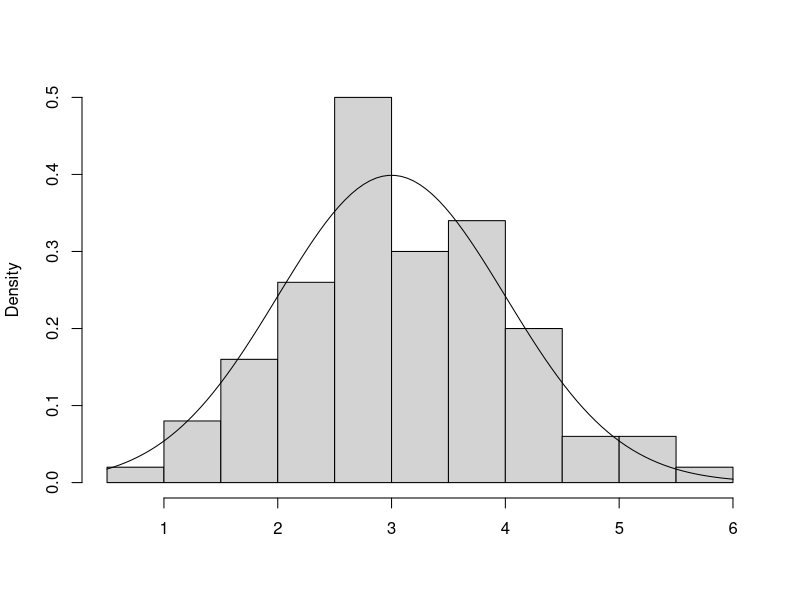

This figure's R source: (Note: this script raises an error after producing the figure.)
## ---- chunk 1
# seed for random generator
seed <- 2023

# sample size
n <- 100

# model function and its inverse
fmod <- function(x, lambda){ exp(-lambda*x) }
fmod_inv <- function(y, x){ -log(y)/x }

# parameter - truth
lambda_mean <- 3
lambda_sd <- 1
## ---- chunk 2
# make this analysis reproducible
set.seed(seed)

# parameter - random samples
lambdas <- rnorm(n, lambda_mean, lambda_sd)

# histogram of lambda RS
hist(lambdas, breaks = 10, freq = F, main = "", xlab = "")
curve(dnorm(x, lambda_mean, lambda_sd), add = T)
title(main = "Histogram of lambda (n = " %&% n %&% ")", xlab = "lambda")

# create simulated data
df <- tibble(
  lambda = lambdas,
  x = rep_len( (1:30)/10, n) %>% sort(),
  ) %>%
  mutate(y = fmod(x, lambda)) %>%
  relocate(x, y, lambda)
## ---- chunk 3
# exam data set
df %>% select(-lambda)

# scatter plot between measured strength y and distance x
plot(df$x, df$y, xlab = "x (measurement distance)", ylab = "y (measured radiation strength)")
## ---- chunk 4
# Save session variables and function definition
# summary table of truth (for later comparison)
tbl_truth <- tibble(
  method = "Truth (All sample sizes = " %&% n %&% ")", 
  lambda = lambda_mean, 
  std.error = lambda_sd/sqrt(n),
  lower_0.95 = lambda_mean + qt(0.05/2, n-1)*std.error,
  upper_0.95 = lambda_mean + qt(1 - 0.05/2, n-1)*std.error,
  width = upper_0.95 - lower_0.95)

# save session image
save.image(here("data", "sim_decay.RData"))
